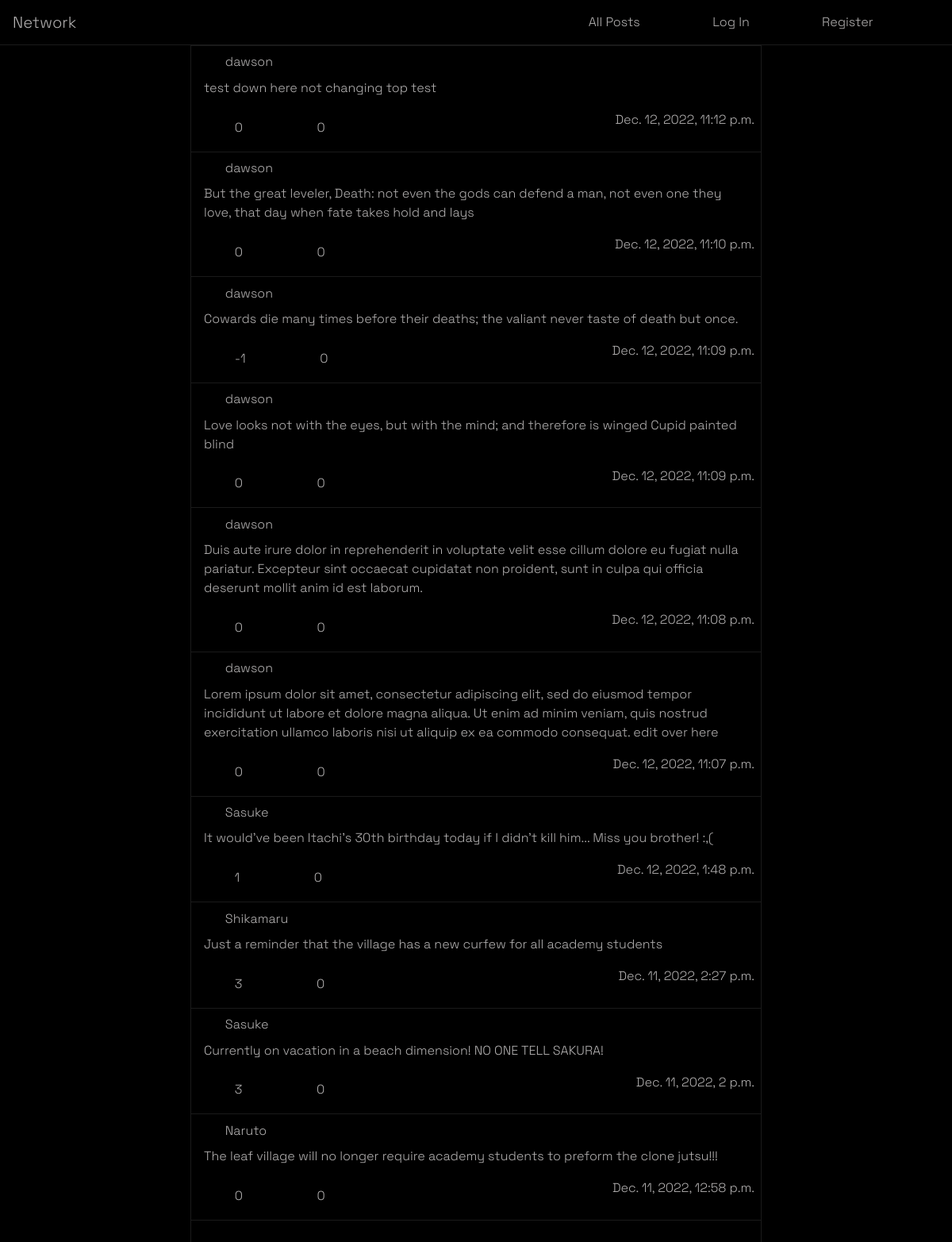
Screenshot of /?page=2 with the database file from the repository.
### network/models.py (models this page shows, shortened)
class Post(models.Model):
    username = models.CharField(
        default='None', max_length=24, null=True, blank=True)
    caption = models.TextField(default="")
    timestamp = models.DateTimeField(auto_now_add=True)
    totalLikes = models.IntegerField(default=0)
    totalComments = models.IntegerField(default=0)

### network/views.py (the view, shortened to what this page needs)
# urls.py: path("", views.index, name="index"),
def index(request):
    posts = Post.objects.all().values()
    posts = posts.order_by("-timestamp").all()
    posts = Paginator(posts, 10)
    pNum = request.GET.get('page')
    if pNum is None:
        pNum = 1
    return render(request, "network/index.html", {
        'postForm': PostForm,
        'numPages': posts.num_pages,
        'posts': posts.get_page(pNum),
    })

### network/templates/network/index.html (shortened to what this page needs)
{% extends "network/layout.html" %}
{% block body %}
    <div id='index-body'>
        <div id='post-container'>
            {% for i in posts %}
            <div class='single-post-container' id='{{ i.id }}'>
                <div class='user-info'>
                    <a class='profile-link' href='/profile/{{ i.username }}'><div id='{{ i.username }}' class='index-user-info-top'><box-icon id='profilePicIcon' name='user-circle' size='sm' color='rgb(230, 230, 230)'></box-icon>{{ i.username }}</div></a>
                    </div>
                <div class='post-content'>
                    <p id='para_{{ i.id }}'>
                        {{ i.caption }}
                    </p>
                </div>
                <div class='post-footer'>
                    <div class='interactions'>
                        <form class='interaction-form' method='POST'>
                            <div class='interaction-form'>
                                <button type='submit' class='like interaction-button' name='{{ i.id }}'><box-icon color='white' size='sm' name='like' class='interaction-icons'></box-icon></button>
                                <p id='p-{{ i.id }}'>{{ i.totalLikes }}</p>
                            </div>
                            <div class='interaction-form'>
                                <button type='submit' class='dislike interaction-button' name='{{ i.id }}'><box-icon color='white' size='sm' name='dislike' class='interaction-icons'></box-icon></button>
                                <button type='submit' class='comment interaction-button' name='{{ i.id }}'><box-icon color='white' size='sm' name='comment' class='interaction-icons'></box-icon></button>
                                <p id='p-{{ i.id }}'>{{ i.totalComments }}</p>
                            </div>
                        </form>
                    </div>
                    <div class='post-timestamp'>
                        {{ i.timestamp }}
                    </div>
                </div>
            </div>
            {% endfor %}
            {% if  posts.has_previous or posts.has_next%}
            <nav aria-label="Page navigation">
                <ul id='paginator-buttons' class="pagination">
                  <div>
                    <li class="disabled">
                    {% if posts.has_previous %}
                    <a id='previous-page' href="/?page={{ posts.previous_page_number }}" tabindex="-1"><box-icon animation='fade-left-hover' color="rgb(230, 230, 230)" name='left-arrow-alt' ></box-icon></a>
                    {% endif %}
                </li>
                </div>
                <div>
                  <li class="">
                    {% if posts.has_next %}
                    <a id='next-page' href="/?page={{ posts.next_page_number }}"><box-icon animation='fade-right-hover' color="rgb(230, 230, 230)" name='right-arrow-alt'></box-icon></a>
                    {% endif %}
                </li>
                </div>
                </ul>
              </nav>
            {% endif %}
        </div>
    </div>
{% endblock %}

### network/static/network/styles.css (style rules this page uses)
body { font-family: 'Space Grotesk', sans-serif; background-color: black; font-weight: 300; color: rgb(180, 178, 178); width: 100%; height: 100%; }
#profilePicIcon { margin-right: 10px; }
#index-body { display: flex; justify-content: center; width: 100%; }
#post-container { margin-top: 0px;; height: calc(100% - 38px); width: 60%; border: 1px solid rgba(255, 255, 255, 0.1); }
.user-info { display: flex; align-items: center; justify-content: space-between; }
.profile-link { text-decoration: none; color: rgb(180, 178, 178); }
.index-user-info-top { display: flex; align-items: center; cursor: pointer }
.single-post-container { padding: .5rem; border-bottom: 1px solid rgba(255, 255, 255, 0.1); }
#paginator-buttons { display: flex; margin: 1% !important; margin-left: 2% !important; margin-right: 2% !important; justify-content: space-between; }
.post-content { margin: .5rem; }
.interaction-form { display: flex; align-items: center; }
.interaction-form p { margin-bottom: 0px; }
.interaction-button { background-color: black; border: none; }
.post-footer { display: flex; justify-content: space-between; }
.interaction-icons { margin: 5px; }
.interactions { display: flex; justify-content: space-between; vertical-align: center; }

### rows the page displays
Post: username "dawson", caption "test down here not changing top test", totalLikes "0", totalComments "0", timestamp "Dec. 12, 2022, 11:12 p.m."
Post: username "dawson", caption "But the great leveler, Death: not even the gods can defend a man, not even one they love, that day when fate takes hold and lays", totalLikes "0", totalComments "0", timestamp "Dec. 12, 2022, 11:10 p.m."
Post: username "dawson", caption "Cowards die many times before their deaths; the valiant never taste of death but once.", totalLikes "-1", totalComments "0", timestamp "Dec. 12, 2022, 11:09 p.m."
Post: username "dawson", caption "Love looks not with the eyes, but with the mind; and therefore is winged Cupid painted blind", totalLikes "0", totalComments "0", timestamp "Dec. 12, 2022, 11:09 p.m."
Post: username "dawson", caption "Duis aute irure dolor in reprehenderit in voluptate velit esse cillum dolore eu fugiat nulla pariatur. Excepteur sint occaecat cupidatat non proident, sunt in culpa qui officia deserunt mollit anim id est laborum.", totalLikes "0", totalComments "0", timestamp "Dec. 12, 2022, 11:08 p.m."
Post: username "dawson", caption "Lorem ipsum dolor sit amet, consectetur adipiscing elit, sed do eiusmod tempor incididunt ut labore et dolore magna aliqua. Ut enim ad minim veniam, quis nostrud exercitation ullamco laboris nisi ut aliquip ex ea commodo consequat. edit over here", totalLikes "0", totalComments "0", timestamp "Dec. 12, 2022, 11:07 p.m."
Post: username "Sasuke", caption "It would've been Itachi's 30th birthday today if I didn't kill him... Miss you brother! :,(", totalLikes "1", totalComments "0", timestamp "Dec. 12, 2022, 1:48 p.m."
Post: username "Shikamaru", caption "Just a reminder that the village has a new curfew for all academy students", totalLikes "3", totalComments "0", timestamp "Dec. 11, 2022, 2:27 p.m."
Post: username "Sasuke", caption "Currently on vacation in a beach dimension! NO ONE TELL SAKURA!", totalLikes "3", totalComments "0", timestamp "Dec. 11, 2022, 2 p.m."
Post: username "Naruto", caption "The leaf village will no longer require academy students to preform the clone jutsu!!!", totalLikes "0", totalComments "0", timestamp "Dec. 11, 2022, 12:58 p.m."
